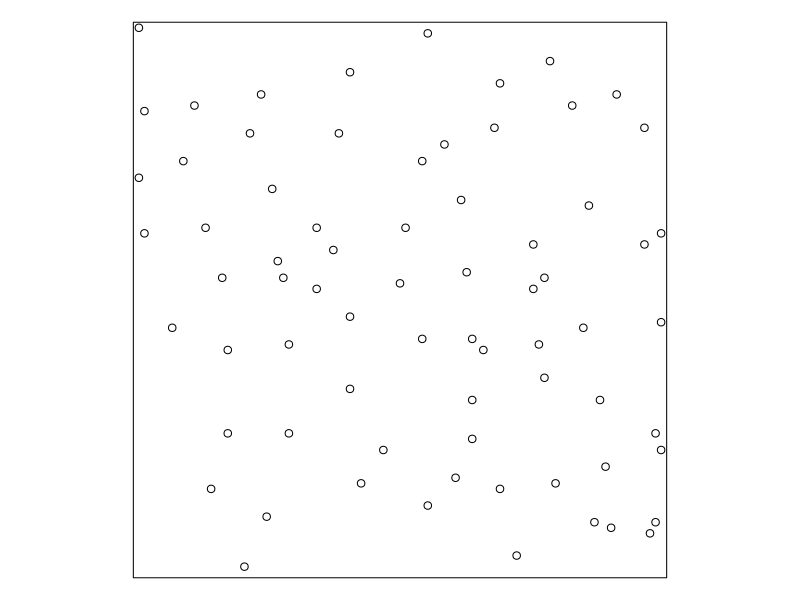
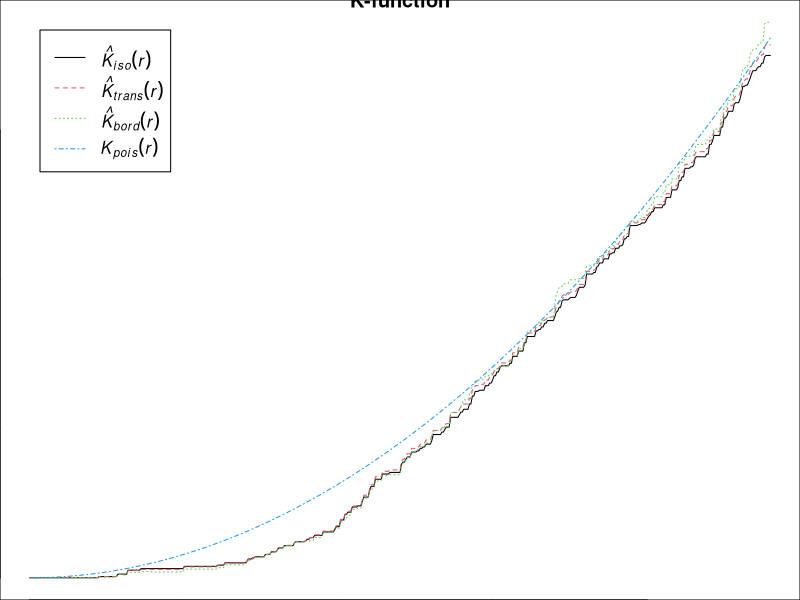
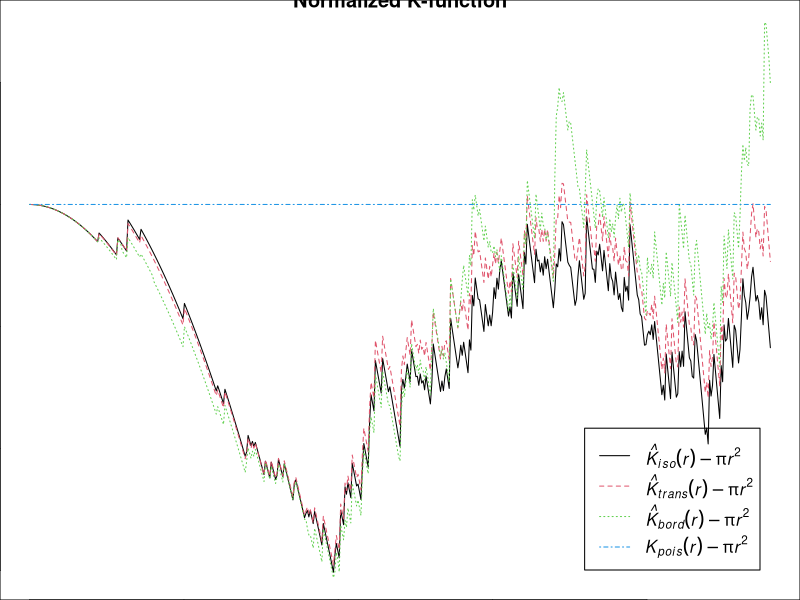
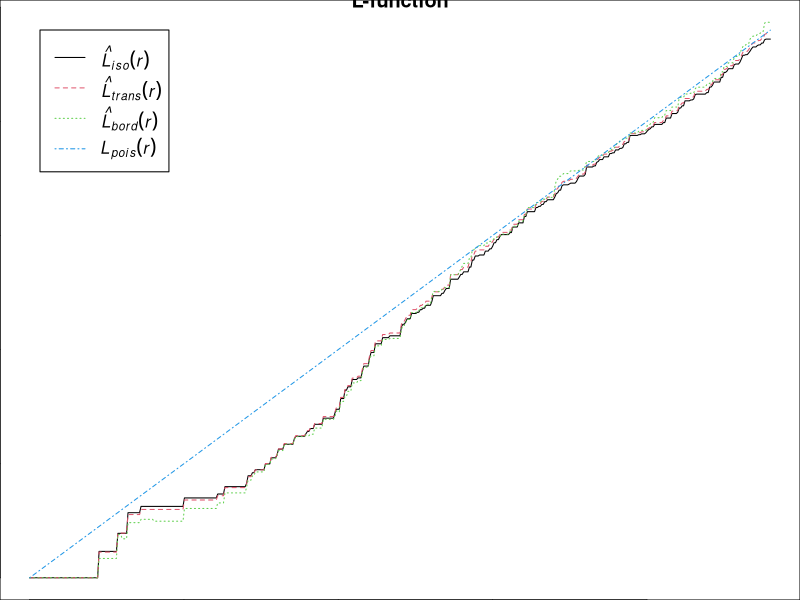
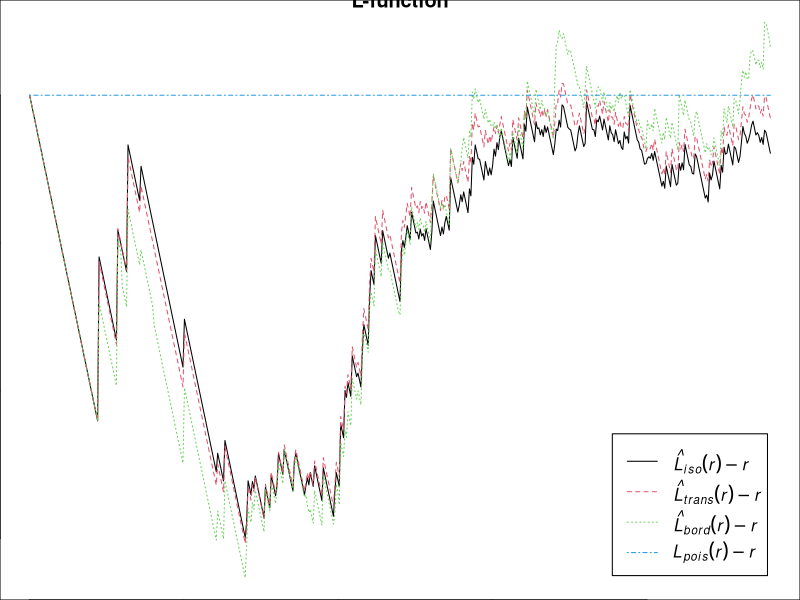
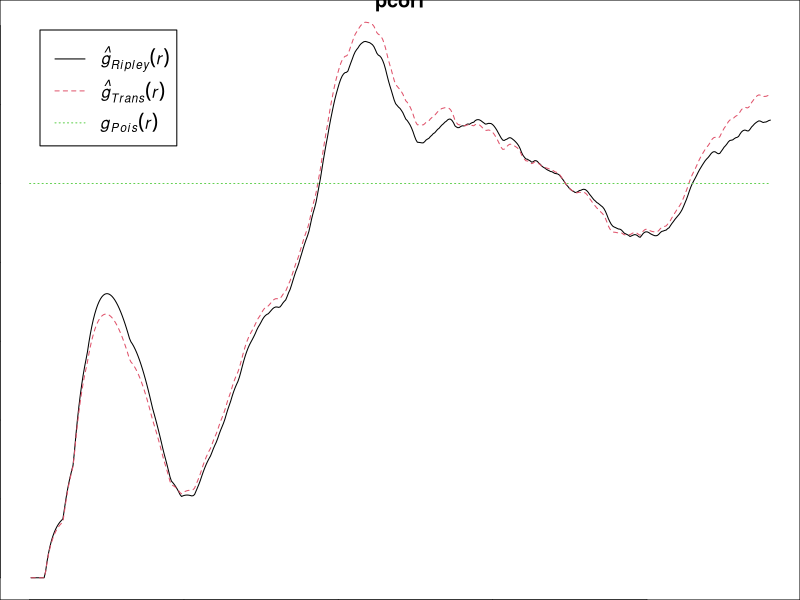
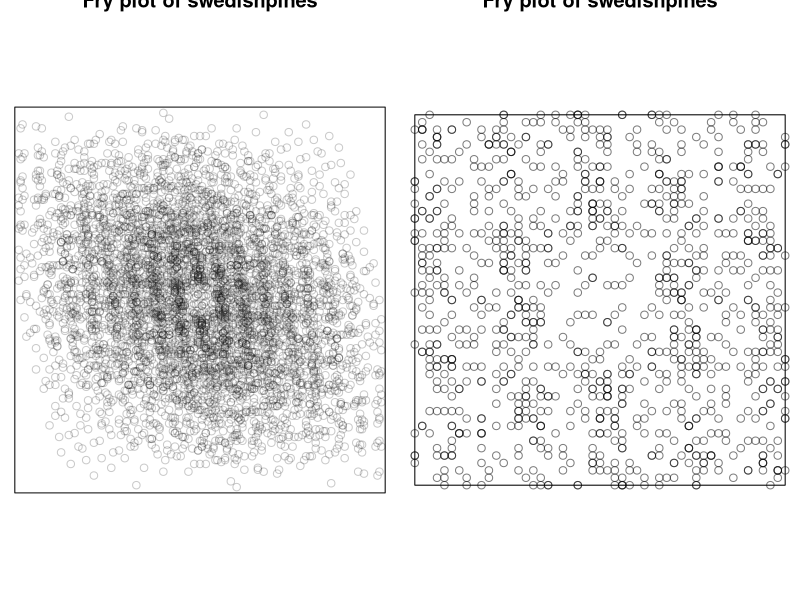
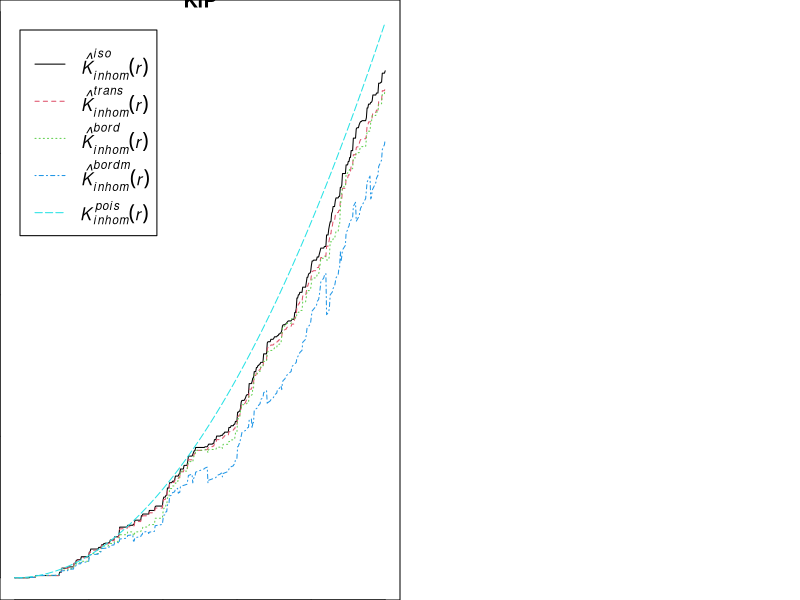

The R source for these figures, in order:
## ---- chunk 1
# This option turns evaluation of R code off in this document. Remove it
# if you use it as a template for solving the lab exercise.
knitr::opts_chunk$set(eval = TRUE)
## ---- chunk 2
library(spatstat)
## ---- chunk 3
par(mar=rep(0,4))
plot(swedishpines, main = "")
## ---- chunk 4
K <- Kest(swedishpines)
## ---- chunk 5
plot(K, main = "K-function")
## ---- chunk 6
plot(K, . - pi*r^2 ~ r, main = "Normalized K-function",
     legendpos = "bottomright")
## ---- chunk 7
L <- Lest(swedishpines)
plot(L, main = "L-function")
## ---- chunk 8
plot(L, . - r ~ r, main = "L-function")
## ---- chunk 9
pcorf <- pcf(swedishpines)
plot(pcorf)
## ---- chunk 10
par(mar=rep(0,4), mfrow=c(1,2))
fryplot(swedishpines)
fryplot(swedishpines, width=50)
## ---- chunk 11
fit <- ppm(japanesepines ~ polynom(x,y,2))
lambda <- predict(fit, type = "trend")
KiP <- Kinhom(japanesepines, lambda)
plot(KiP)
## ---- chunk 12
par(mfrow=c(1,2))
LiS <- Linhom(japanesepines)
plot(LiS)

LiP <- Kinhom(japanesepines, lambda)
plot(LiP)
## ---- chunk 13
par(mar=rep(0,4))
X <- rpoispp(function(x,y){ 200 * exp(-3 * x) })
plot(X, main = "")
## ---- chunk 14
par(mfrow=c(1,2))
plot(Kest(X))
plot(Lest(X))
## ---- chunk 15
par(mar=rep(0,4))
X <- rcell(win=square(1), nx = 10, nsim = 1)
plot(X, main = "")
## ---- chunk 16
par(mar=rep(0,4))
lambda <- intensity(X)
Y <- rpoispp(lambda, win = Window(X), nsim = 19)
Y[[20]] <- X
plot(Y, main = "")
## ---- chunk 17
par(mfrow=c(1,2))
plot(Kest(Y[[20]]), iso ~ r, col = "red")
tmp <- sapply(lapply(Y[-20], Kest), plot, iso ~ r, add = TRUE, col="lightgrey")
plot(Lest(Y[[20]]), iso ~ r, col = "red")
tmp <- sapply(lapply(Y[-20], Lest), plot, iso ~ r, add = TRUE, col="lightgrey")
## ---- chunk 18
par(mfrow=c(1,2))
plot(envelope(X, Kest))
plot(envelope(X, Lest))
